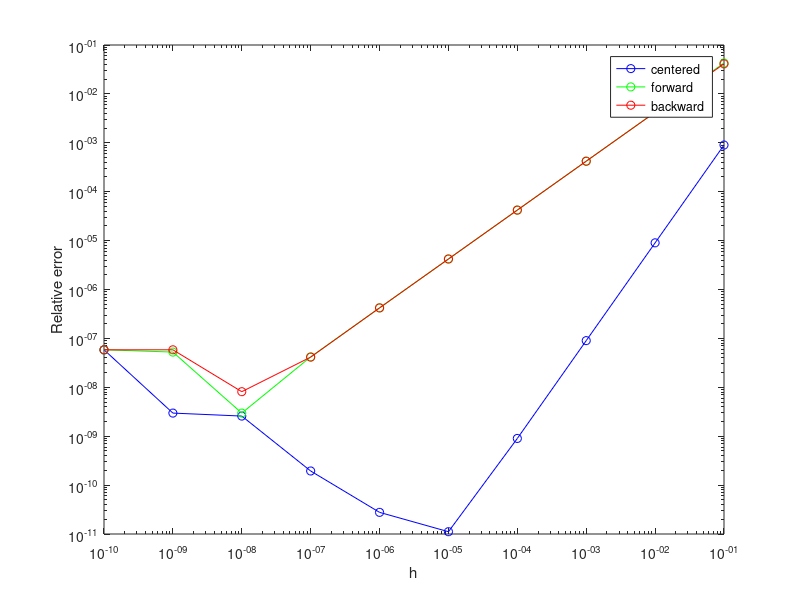

The MATLAB source for this figure:
% Compare the slopes of the errors on a log-log
% scale.  

f = @(x) sin(x);
dfdx = @(x) cos(x);

%f = @(x) 3*x^3 + x^2 - x + 1;
%dfdx = @(x) 9*x^2 + 2*x - 1;

%f = @(x) exp(x^2);
%dfdx = @(x) 2*x*exp(x^2);

cen_df = @(x, h) (f(x+h) - f(x-h)) / (2*h);
for_df = @(x, h) (f(x+h) - f(x))   / h;
bac_df = @(x, h) (f(x) - f(x-h))   / h;

%x0 = pi / 4;
x0 = 1.0;

h_values = logspace(-10, -1, 10);

dfdx_cen = zeros(size(h_values));
dfdx_for = zeros(size(h_values));
dfdx_bac = zeros(size(h_values));

for i = 1:length(h_values)
    h = h_values(i);
    dfdx_cen(i) = cen_df(x0, h);
    dfdx_for(i) = for_df(x0, h);
    dfdx_bac(i) = bac_df(x0, h);
end

exact = dfdx(x0);

loglog(h_values, abs(dfdx_cen - exact), 'b-o');
hold on;
loglog(h_values, abs(dfdx_for - exact), 'g-o');
loglog(h_values, abs(dfdx_bac - exact), 'r-o');

xlabel('h');
ylabel('Relative error');
legend('centered','forward','backward');
hold off;
